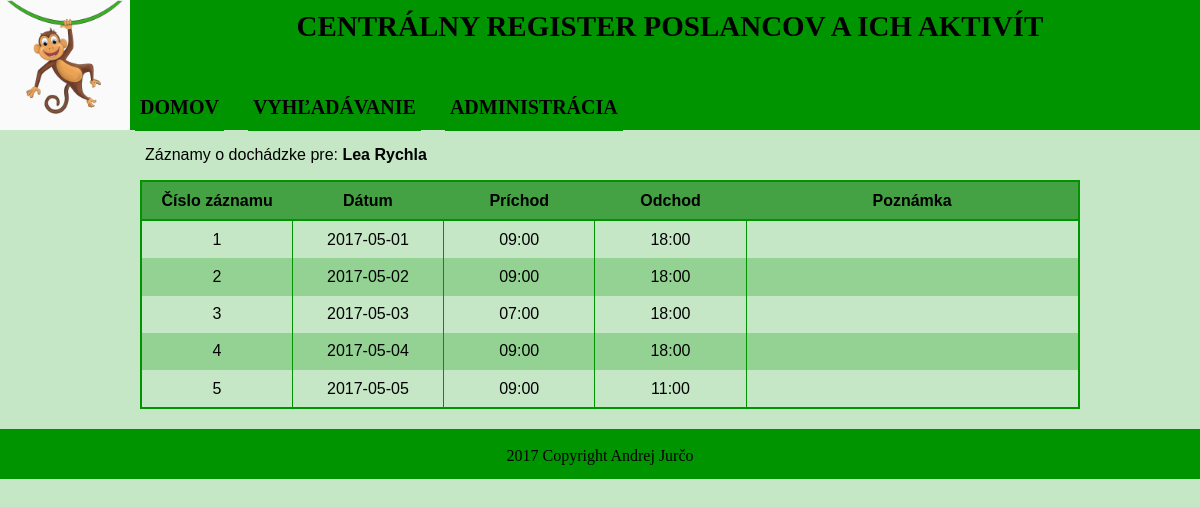
The page /vyhladavanie.php?poslanec=242&mposlanca=Lea Rychla on the database its author committed.
### tables this page shows
CREATE TABLE IF NOT EXISTS `casy` (
  `id` smallint(5) NOT NULL AUTO_INCREMENT,
  `den` date NOT NULL,
  `cas_prichodu` char(5) NOT NULL,
  `cas_odchodu` char(5) NOT NULL,
  `poznamka` char(100) NOT NULL,
  `id_poslanca` smallint(5) NOT NULL,
  PRIMARY KEY (`id`),
  KEY `id_poslanca` (`id_poslanca`)
);

### funkcie.php (the view, shortened to what this page needs)
<?php
$mysqli = new mysqli('localhost', 'jurco15', 'ohjai', 'jurco15');
if ($mysqli->connect_errno) {
	echo '<p class="chyba">Nepodarilo sa pripojiť!</p>';
} else {
	$mysqli->query("SET CHARACTER SET 'utf8'");
}
function vypis_zaznamy($id, $prihlaseny, $meno='') {
  global $mysqli;
  if (!$mysqli->connect_errno) {
      $sql="SELECT * FROM casy WHERE id_poslanca='$id' ORDER BY id ASC";
      if ($result = $mysqli->query($sql)) {
        if ($prihlaseny) { echo '<h4>Vaše záznamy: </h4>';
        } else { echo '<p>Záznamy o dochádzke pre: <b>' . $meno . '</b></p>';
        }
        echo '<form method="post"> <table>';
        echo '<tr><th>Číslo záznamu</th><th>Dátum</th><th>Príchod</th><th>Odchod</th><th>Poznámka</th>';
        $zaznam = 1;
        while ($riadok = $result->fetch_assoc()) {
          echo '<tr><td>' . $zaznam++ . '</td><td>' . $riadok['den'] . '</td><td>' . $riadok['cas_prichodu'] . '</td><td>' . $riadok['cas_odchodu'] . '</td><td>' . $riadok['poznamka'] . '</td>';
          echo "</tr>\n";
        } echo '</table>';
          echo '</form>';
      } elseif ($mysqli->errno) {
          return False;
			}
	}
}
?>

### styl-mobil.css (style rules this page uses)
body { background-color: #C5E7C5; margin: 0px; }
section h4, section p, section h3 { margin-left: 5px; }
section table { width: 100%; border: solid 2px #009500; border-radius: 15px; border-collapse: collapse; text-align: center; }
section td { border-left: solid 1px #009500; border-right: solid 1px #009500; }
section tr:nth-child(odd) { background-color: #93d293; }
section td, section th { padding: 0.6em; }
section th { width: 15%; background-color: #44a244; border-bottom: solid 2px #009500; }
section th:last-child { width: 7%; }
section th:nth-child(5) { width: 33%; }

### rows shown on the page
casy: den "2017-05-01", cas_prichodu "09:00", cas_odchodu "18:00"
casy: den "2017-05-02", cas_prichodu "09:00", cas_odchodu "18:00"
casy: den "2017-05-03", cas_prichodu "07:00", cas_odchodu "18:00"
casy: den "2017-05-04", cas_prichodu "09:00", cas_odchodu "18:00"
casy: den "2017-05-05", cas_prichodu "09:00", cas_odchodu "11:00"

### other values the page prints
$meno "Lea Rychla"
